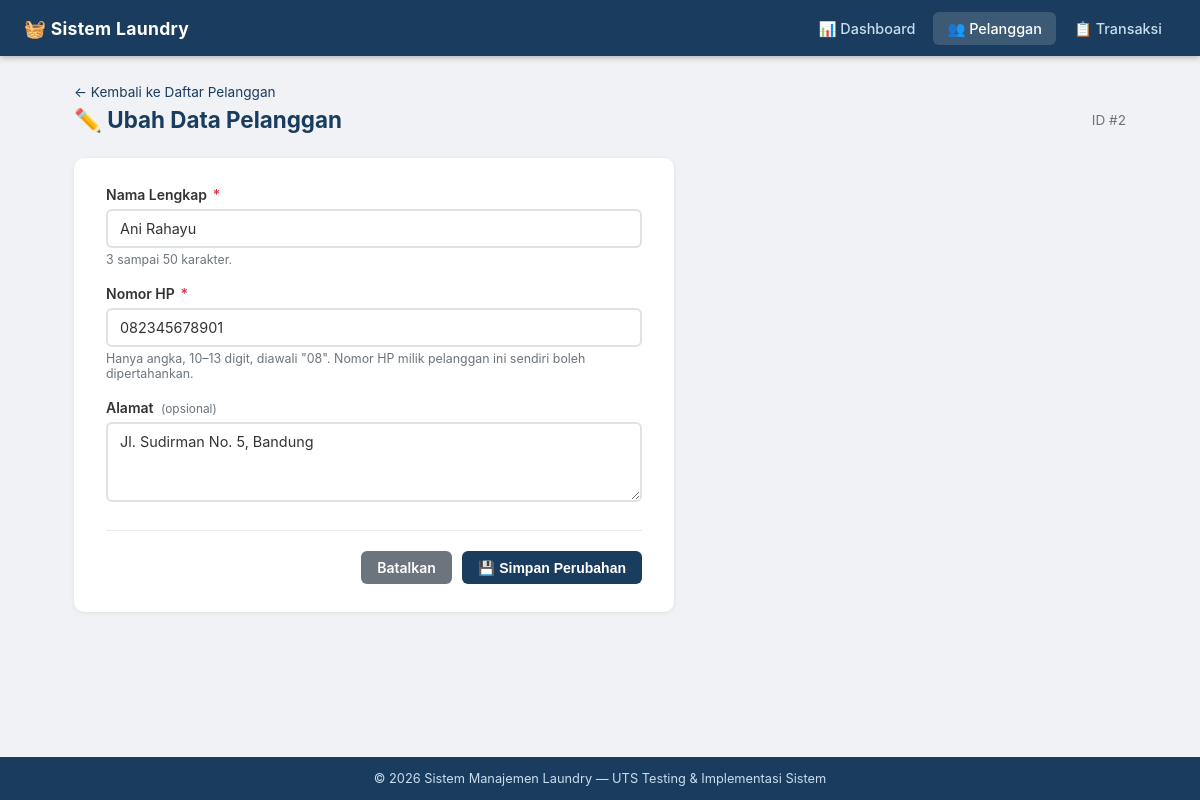
/pelanggan/edit/2, run on the app's committed database.
### tables this page shows
CREATE TABLE pelanggan (
            id         INTEGER PRIMARY KEY AUTOINCREMENT,
            nama       TEXT    NOT NULL,
            no_hp      TEXT    NOT NULL UNIQUE,
            alamat     TEXT,
            created_at TEXT    NOT NULL DEFAULT CURRENT_TIMESTAMP
        );

### app.py (the view, shortened to what this page needs)
@app.route('/pelanggan/edit/<int:pid>', methods=['GET', 'POST'])
def pelanggan_edit(pid):
    conn = get_db_connection()
    pelanggan = conn.execute('SELECT * FROM pelanggan WHERE id = ?', (pid,)).fetchone()
    conn.close()
    if pelanggan is None:
        flash(f'Pelanggan dengan ID #{pid} tidak ditemukan.', 'error')
        return redirect(url_for('pelanggan_list'))
    return render_template('pelanggan/edit.html',
                           pelanggan=pelanggan,
                           errors={},
                           form=dict(pelanggan))

### database.py (called while the page is built)
def get_db_connection():
    conn = sqlite3.connect(DB_PATH)
    conn.row_factory = sqlite3.Row
    conn.execute("PRAGMA foreign_keys = ON")  # aktifkan foreign key constraint
    return conn

### templates/pelanggan/edit.html (shortened to what this page needs)
{% extends 'base.html' %}
{% block content %}
<div class="breadcrumb">
    <a href="{{ url_for('pelanggan_list') }}">← Kembali ke Daftar Pelanggan</a>
</div>
<div class="page-header">
    <h1 class="page-title">✏️ Ubah Data Pelanggan</h1>
    <span class="text-muted" style="font-size:0.85rem;">ID #{{ pelanggan.id }}</span>
</div>
<div class="form-card">
    <form method="POST" action="{{ url_for('pelanggan_edit', pid=pelanggan.id) }}" novalidate>
        <div class="form-group">
            <label for="nama">
                Nama Lengkap <span class="required">*</span>
            </label>
            <input type="text" id="nama" name="nama"
                   class="form-control {% if errors.nama %}is-error{% endif %}"
                   value="{{ form.get('nama', '') }}"
                   placeholder="Contoh: Budi Santoso"
                   maxlength="50"
                   autofocus>
            <small>3 sampai 50 karakter.</small>
        </div>
        <div class="form-group">
            <label for="no_hp">
                Nomor HP <span class="required">*</span>
            </label>
            <input type="text" id="no_hp" name="no_hp"
                   class="form-control {% if errors.no_hp %}is-error{% endif %}"
                   value="{{ form.get('no_hp', '') }}"
                   placeholder="Contoh: 081234567890"
                   inputmode="numeric"
                   maxlength="13">
            <small>Hanya angka, 10–13 digit, diawali "08". Nomor HP milik pelanggan ini sendiri boleh dipertahankan.</small>
        </div>
        <div class="form-group">
            <label for="alamat">
                Alamat
                <span class="optional-label">(opsional)</span>
            </label>
            <textarea id="alamat" name="alamat"
                      class="form-control"
                      placeholder="Jl. Contoh No. 1, Kota...">{{ form.get('alamat', '') }}</textarea>
        </div>
        <div class="form-actions">
            <a href="{{ url_for('pelanggan_list') }}" class="btn btn-secondary">Batalkan</a>
            <button type="submit" class="btn btn-primary">💾 Simpan Perubahan</button>
        </div>
    </form>
</div>
{% endblock %}

### static/css/style.css (style rules this page uses)
*, *::before, *::after { box-sizing: border-box; margin: 0; padding: 0; }
body { font-family: -apple-system, BlinkMacSystemFont, 'Segoe UI', Roboto, sans-serif; font-size: 15px; color: #333; background-color: #f0f2f5; min-height: 100vh; display: flex; flex-direction: column; }
a { color: #1a3c5e; text-decoration: none; }
.page-header { display: flex; align-items: center; justify-content: space-between; margin-bottom: 24px; flex-wrap: wrap; gap: 12px; }
.page-title { font-size: 1.4rem; font-weight: 700; color: #1a3c5e; display: flex; align-items: center; gap: 8px; }
.breadcrumb { font-size: 0.85rem; color: #6c757d; margin-bottom: 6px; }
.breadcrumb a { color: #1a3c5e; }
.btn { display: inline-flex; align-items: center; gap: 6px; padding: 8px 16px; border-radius: 6px; font-size: 0.875rem; font-weight: 600; cursor: pointer; border: none; transition: background 0.15s, transform 0.1s, box-shadow 0.15s; text-decoration: none; white-space: nowrap; }
.btn-primary { background-color: #1a3c5e; color: #fff; }
.btn-secondary { background-color: #6c757d; color: #fff; }
.form-card { background: #fff; border-radius: 10px; box-shadow: 0 1px 4px rgba(0,0,0,0.08); padding: 28px 32px; max-width: 600px; }
.form-group { margin-bottom: 18px; }
.form-group label { display: block; font-weight: 600; font-size: 0.875rem; color: #333; margin-bottom: 6px; }
.form-group label .required { color: #dc3545; margin-left: 2px; }
.form-group small { display: block; color: #6c757d; font-size: 0.775rem; margin-top: 4px; }
.form-control { width: 100%; padding: 9px 12px; border: 2px solid #dee2e6; border-radius: 6px; font-size: 0.9rem; font-family: inherit; color: #333; background: #fff; transition: border-color 0.15s, box-shadow 0.15s; appearance: none; }
textarea.form-control { resize: vertical; min-height: 80px; }
.form-actions { display: flex; justify-content: flex-end; gap: 10px; margin-top: 24px; padding-top: 20px; border-top: 1px solid #e9ecef; }
.optional-label { font-weight: 400; color: #6c757d; font-size: 0.85em; margin-left: 4px; }
.text-muted { color: #6c757d; }

### data on the page
pelanggan: id "2", nama "Ani Rahayu", no_hp "082345678901", alamat "Jl. Sudirman No. 5, Bandung"
